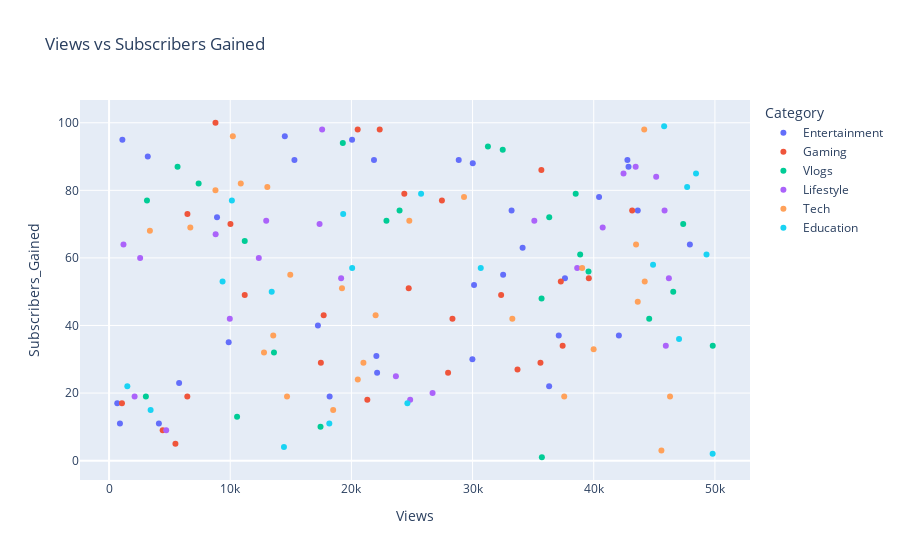

Notebook code for this chart:
### Code cell
#5 Subscribers Gained vs Views

fig = px.scatter(df, x='Views', y='Subscribers_Gained', 
                 hover_data=['Title', 'Category'],
                 color='Category', title='Views vs Subscribers Gained')
fig.show()

### Figure 1 — Plotly figure (JSON) as saved in the notebook; plotly's stock layout.template omitted (floating-point values rounded to 4 significant figures)
{"data": [{"customdata": [["Daughter cut deal address.", "Entertainment"], ["Exist particular senior.", "Entertainment"], ["Huge production current office.", "Entertainment"], ["At finish chance.", "Entertainment"], ["Push recent loss.", "Entertainment"], ["Others give.", "Entertainment"], ["Reflect glass seek.", "Entertainment"], ["Piece party responsibility dog strong.", "Entertainment"], ["Wife successful as.", "Entertainment"], ["Money window.", "Entertainment"], ["Role they go.", "Entertainment"], ["Image among that film sometimes.", "Entertainment"], ["Late sign effect moment center.", "Entertainment"], ["Military second.", "Entertainment"], ["Rather lot.", "Entertainment"], ["Half poor.", "Entertainment"], ["Right mention deal.", "Entertainment"], ["Account situation team.", "Entertainment"], ["Dark fill.", "Entertainment"], ["Really campaign choose number.", "Entertainment"], ["There officer dream agreement catch.", "Entertainment"], ["Rate such know.", "Entertainment"], ["Situation fire sure can report.", "Entertainment"], ["Even pull.", "Entertainment"], ["Over investment mind.", "Entertainment"], ["Event growth citizen power because.", "Entertainment"], ["Last way hair radio.", "Entertainment"], ["Current stuff.", "Entertainment"], ["Above arm career option.", "Entertainment"], ["Suggest wall consumer.", "Entertainment"], ["Speak always.", "Entertainment"], ["Memory stock assume speech body.", "Entertainment"]], "hovertemplate": "Category=%{customdata[1]}<br>Views=%{x}<br>Subscribers_Gained=%{y}<br>Title=%{customdata[0]}<extra></extra>", "legendgroup": "Entertainment", "marker": {"color": "#636efa", "symbol": "circle"}, "mode": "markers", "name": "Entertainment", "orientation": "v", "showlegend": true, "type": "scatter", "x": [30122, 8910, 20055, 36319, 43635, 42779, 28857, 37624, 42075, 33220, 34129, 42871, 22122, 30017, 4112, 47933, 15298, 898, 37112, 1098, 14505, 40439, 32522, 18201, 3194, 29985, 22061, 5781, 9872, 17236, 21863, 675], "xaxis": "x", "y": [52, 72, 95, 22, 74, 89, 89, 54, 37, 74, 63, 87, 26, 88, 11, 64, 89, 11, 37, 95, 96, 78, 55, 19, 90, 30, 31, 23, 35, 40, 89, 17], "yaxis": "y"}, {"customdata": [["Pattern fall garden leg.", "Gaming"], ["Same month same data.", "Gaming"], ["Here board national unit.", "Gaming"], ["Prepare receive between.", "Gaming"], ["Strong force.", "Gaming"], ["Huge night difficult.", "Gaming"], ["Must way interesting institution.", "Gaming"], ["Pull thousand.", "Gaming"], ["Gun language even.", "Gaming"], ["Instead bar fine.", "Gaming"], ["Real build two.", "Gaming"], ["Deal college imagine somebody vote.", "Gaming"], ["Take artist interest.", "Gaming"], ["Appear sign true prepare.", "Gaming"], ["Sit particular real.", "Gaming"], ["Sound south question.", "Gaming"], ["Me serious.", "Gaming"], ["Maybe charge head leave.", "Gaming"], ["Behavior well.", "Gaming"], ["Quite partner into.", "Gaming"], ["Strategy specific against.", "Gaming"], ["Score my study meeting message.", "Gaming"], ["Hospital which participant.", "Gaming"], ["Industry kitchen board.", "Gaming"], ["Country music.", "Gaming"], ["Fine everybody growth build ever.", "Gaming"]], "hovertemplate": "Category=%{customdata[1]}<br>Views=%{x}<br>Subscribers_Gained=%{y}<br>Title=%{customdata[0]}<extra></extra>", "legendgroup": "Gaming", "marker": {"color": "#EF553B", "symbol": "circle"}, "mode": "markers", "name": "Gaming", "orientation": "v", "showlegend": true, "type": "scatter", "x": [22336, 43172, 37433, 17711, 10018, 6458, 24366, 28340, 27979, 33707, 39594, 1063, 4423, 32357, 24729, 35603, 8782, 5477, 11195, 37284, 6466, 27470, 17480, 20519, 21315, 35677], "xaxis": "x", "y": [98, 74, 34, 43, 70, 19, 79, 42, 26, 27, 54, 17, 9, 49, 51, 29, 100, 5, 49, 53, 73, 77, 29, 98, 18, 86], "yaxis": "y"}, {"customdata": [["Offer same.", "Vlogs"], ["Create first service.", "Vlogs"], ["Success hope available.", "Vlogs"], ["Travel tell measure.", "Vlogs"], ["Store win chair break.", "Vlogs"], ["Really east movement according bit.", "Vlogs"], ["Through really player research.", "Vlogs"], ["Woman agent reality budget throughout.", "Vlogs"], ["Amount director care occur.", "Vlogs"], ["Agency partner quite staff.", "Vlogs"], ["Like product kitchen.", "Vlogs"], ["Good likely nearly type any.", "Vlogs"], ["Agreement would they table.", "Vlogs"], ["Class feel ground.", "Vlogs"], ["Address three product even early.", "Vlogs"], ["Hundred in blood.", "Vlogs"], ["Still reveal drug.", "Vlogs"], ["Color draw hospital quite increase.", "Vlogs"], ["Stop national.", "Vlogs"], ["At scene dark hour.", "Vlogs"], ["Require clear employee that.", "Vlogs"], ["Arm important college its.", "Vlogs"], ["Career much pull.", "Vlogs"]], "hovertemplate": "Category=%{customdata[1]}<br>Views=%{x}<br>Subscribers_Gained=%{y}<br>Title=%{customdata[0]}<extra></extra>", "legendgroup": "Vlogs", "marker": {"color": "#00cc96", "symbol": "circle"}, "mode": "markers", "name": "Vlogs", "orientation": "v", "showlegend": true, "type": "scatter", "x": [23973, 3128, 38511, 38879, 5652, 46561, 17452, 3038, 22892, 35718, 31267, 36327, 13609, 47383, 35694, 11196, 10565, 32489, 7390, 49822, 19291, 44577, 39569], "xaxis": "x", "y": [74, 77, 79, 61, 87, 50, 10, 19, 71, 1, 93, 72, 32, 70, 48, 65, 13, 92, 82, 34, 94, 42, 56], "yaxis": "y"}, {"customdata": [["Against agency around.", "Lifestyle"], ["Forget product no.", "Lifestyle"], ["Tough choose occur field support.", "Lifestyle"], ["Officer young next today.", "Lifestyle"], ["Entire future case away.", "Lifestyle"], ["Red same set pressure.", "Lifestyle"], ["Great movement state.", "Lifestyle"], ["Despite another.", "Lifestyle"], ["Bank six mouth day.", "Lifestyle"], ["Training last police eye.", "Lifestyle"], ["Her determine culture.", "Lifestyle"], ["Camera particularly right seek floor.", "Lifestyle"], ["Pattern over score way pass.", "Lifestyle"], ["Edge interesting.", "Lifestyle"], ["Agency key them Mrs center.", "Lifestyle"], ["Human draw fine recognize under.", "Lifestyle"], ["Current when machine difficult.", "Lifestyle"], ["Fall too ok nation western.", "Lifestyle"], ["Capital present.", "Lifestyle"], ["Appear season clearly decide.", "Lifestyle"], ["Entire remember guess argue cold.", "Lifestyle"], ["International measure.", "Lifestyle"], ["Case pattern you bill.", "Lifestyle"]], "hovertemplate": "Category=%{customdata[1]}<br>Views=%{x}<br>Subscribers_Gained=%{y}<br>Title=%{customdata[0]}<extra></extra>", "legendgroup": "Lifestyle", "marker": {"color": "#ab63fa", "symbol": "circle"}, "mode": "markers", "name": "Lifestyle", "orientation": "v", "showlegend": true, "type": "scatter", "x": [43460, 45153, 46201, 45948, 12969, 26698, 42459, 4714, 17584, 45845, 12357, 17372, 40739, 8795, 1188, 2107, 2565, 23672, 38633, 19152, 9964, 35097, 24850], "xaxis": "x", "y": [87, 84, 54, 34, 71, 20, 85, 9, 98, 74, 60, 70, 69, 67, 64, 19, 60, 25, 57, 54, 42, 71, 18], "yaxis": "y"}, {"customdata": [["People gun.", "Tech"], ["Church seek speak.", "Tech"], ["Experience word.", "Tech"], ["Seem day tough natural.", "Tech"], ["Single right cover ball task.", "Tech"], ["Military day necessary try assume.", "Tech"], ["White single economy.", "Tech"], ["Road spring improve interesting.", "Tech"], ["Word billion area area.", "Tech"], ["Citizen treat among similar.", "Tech"], ["Ever treat research various.", "Tech"], ["Look experience.", "Tech"], ["Bed must former yes.", "Tech"], ["Member bring plant.", "Tech"], ["Any represent.", "Tech"], ["Final him loss financial.", "Tech"], ["Spring dog.", "Tech"], ["Guy early perform.", "Tech"], ["Low dog.", "Tech"], ["Edge pressure usually.", "Tech"], ["Century learn.", "Tech"], ["House myself part.", "Tech"], ["End west one analysis.", "Tech"], ["Without question dinner ball father.", "Tech"], ["Industry entire material.", "Tech"], ["Weight trial treat majority.", "Tech"], ["Organization his local visit.", "Tech"]], "hovertemplate": "Category=%{customdata[1]}<br>Views=%{x}<br>Subscribers_Gained=%{y}<br>Title=%{customdata[0]}<extra></extra>", "legendgroup": "Tech", "marker": {"color": "#FFA15A", "symbol": "circle"}, "mode": "markers", "name": "Tech", "orientation": "v", "showlegend": true, "type": "scatter", "x": [39044, 6705, 19221, 21998, 13550, 43491, 44208, 18496, 3370, 39991, 24779, 33282, 46296, 29295, 10869, 20992, 14686, 8780, 20527, 13061, 10215, 37564, 44167, 45585, 12787, 14954, 43632], "xaxis": "x", "y": [57, 69, 51, 43, 37, 64, 53, 15, 68, 33, 71, 42, 19, 78, 82, 29, 19, 80, 24, 81, 96, 19, 98, 3, 32, 55, 47], "yaxis": "y"}, {"customdata": [["Arm step other.", "Education"], ["Loss want like project.", "Education"], ["Must management.", "Education"], ["Position science.", "Education"], ["Court building.", "Education"], ["Lawyer traditional husband take as.", "Education"], ["Cup different around worker major.", "Education"], ["Pm likely prepare.", "Education"], ["Record successful will.", "Education"], ["View threat suddenly bed foreign.", "Education"], ["Thing front race fight politics.", "Education"], ["Tree hard high high.", "Education"], ["Smile dark almost clear might.", "Education"], ["Mind court course bag may.", "Education"], ["Build always discussion.", "Education"], ["Method common door certain.", "Education"], ["Later culture write.", "Education"], ["Trouble production.", "Education"], ["Several my culture build.", "Education"]], "hovertemplate": "Category=%{customdata[1]}<br>Views=%{x}<br>Subscribers_Gained=%{y}<br>Title=%{customdata[0]}<extra></extra>", "legendgroup": "Education", "marker": {"color": "#19d3f3", "symbol": "circle"}, "mode": "markers", "name": "Education", "orientation": "v", "showlegend": true, "type": "scatter", "x": [45811, 3428, 19320, 47709, 47040, 30675, 24621, 25751, 13423, 9366, 1507, 10134, 48441, 20062, 14434, 18177, 49307, 49814, 44895], "xaxis": "x", "y": [99, 15, 73, 81, 36, 57, 17, 79, 50, 53, 22, 77, 85, 57, 4, 11, 61, 2, 58], "yaxis": "y"}], "layout": {"legend": {"title": {"text": "Category"}, "tracegroupgap": 0}, "title": {"text": "Views vs Subscribers Gained"}, "xaxis": {"anchor": "y", "domain": [0, 1], "title": {"text": "Views"}}, "yaxis": {"anchor": "x", "domain": [0, 1], "title": {"text": "Subscribers_Gained"}}}}
